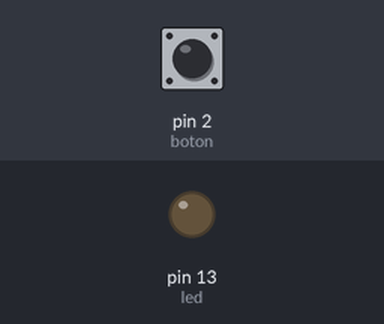
The sketch below on a simulated Arduino Uno, built with avr-gcc and run on an emulated ATmega328P. On the bench: output pins drawn as LEDs (lit = HIGH). The inputs (shaded band) are chosen by the test bench; at power-on: pin 2 (boton) LOW.

Above: at 1.2 s.
1.3 s: pin 2 (boton) pulled HIGH for 0.25 s
At 2.4 s:
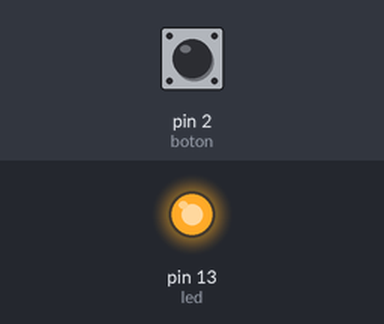
3.0 s: pin 2 (boton) pulled HIGH for 1 s
At 4.4 s:
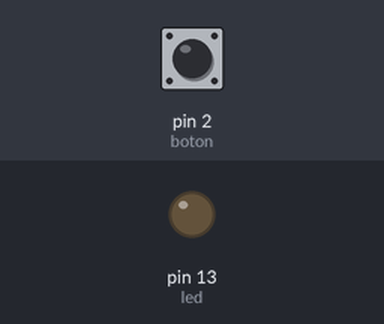
5.5 s: pin 2 (boton) pulled HIGH for 3.2 s
At 6.8 s:
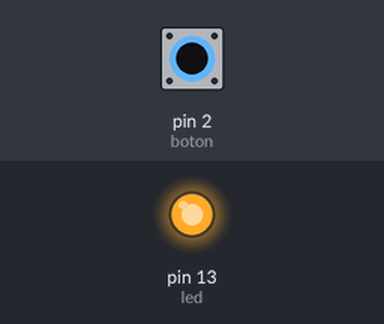
Timing chart, 0 to 8.5 s (numbered marks = the images above; inputs shaded):
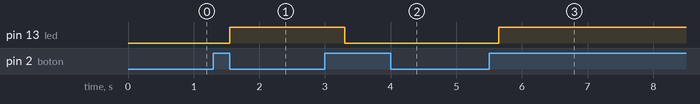

The sketch:

ledboton.ino
```cpp
// Ejercicio led y boton


const int led = 13;  	// Constante led para referirnos al pin 13
const int boton = 2;	// Constante botón para referirnos al pin 2

int estado = 0;   // Declaración de variables de tipo entero
int anterior = 0;
int encender = 0;

void setup(){
	pinMode(boton, INPUT);	// Definimos boton (pin 2) como entrada
	pinMode(led, OUTPUT);	// Definimos led (pin 13) como salida
}

void loop() {

estado = digitalRead(boton);	// Leer el valor de la entrada botón (pin 2 ) y guardar el dato en la variable estado
	if ((estado == HIGH) && (anterior == LOW)){ //Si estado es igual a Alto (boton presionado) y la variable anterior igual a Bajo pasa a la sig linea
		encender = 1 - encender;	//le asiga a la variable encender el valor 1 - lo que valga encender (iniciando el programa vale cero)
		delay(150);		// pausa de 150 ms
	}
	anterior = estado;  // Asignamos a la variable anterior el valor de estado
	if(encender == 1){ // si encender es igual a 1 se ejecuta lo que esta en las llaves
	    digitalWrite(led, HIGH); //La salida led se coloca en alto
	    delay(200); // pausa de 200ms
	}
	else{ // en caso de que encender no sea igua a 1 se ejecuta lo que este en las llaves
		digitalWrite(led, LOW); // La salida led se coloca en estado bajo
		delay(200); // pausa de 200ms
	}
}
```

Measured:
- after the input at 1.3 s, pin 13 (led): LOW → HIGH after 0.25 s
- after the input at 3.0 s, pin 13 (led): HIGH → LOW after 0.30 s
- after the input at 5.5 s, pin 13 (led): LOW → HIGH after 0.15 s
